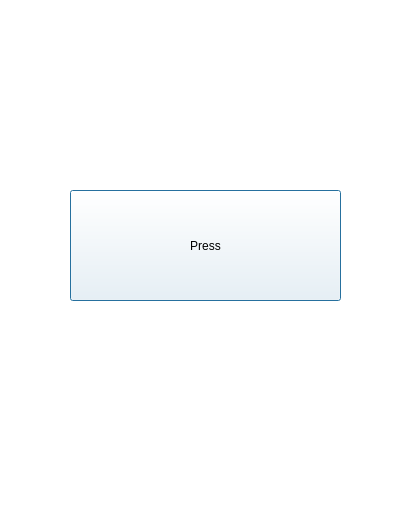
<?xml version="1.0" encoding="UTF-8"?>
<ui version="4.0">
 <class>Interface</class>
 <widget class="QDialog" name="Interface">
  <property name="geometry">
   <rect>
    <x>0</x>
    <y>0</y>
    <width>408</width>
    <height>520</height>
   </rect>
  </property>
  <property name="windowTitle">
   <string>Dialog</string>
  </property>
  <property name="styleSheet">
   <string notr="true">background-color: rgb(255, 255, 255);</string>
  </property>
  <widget class="QPushButton" name="pushButton">
   <property name="geometry">
    <rect>
     <x>70</x>
     <y>190</y>
     <width>271</width>
     <height>111</height>
    </rect>
   </property>
   <property name="text">
    <string>Press</string>
   </property>
  </widget>
 </widget>
 <resources/>
 <connections/>
</ui>
